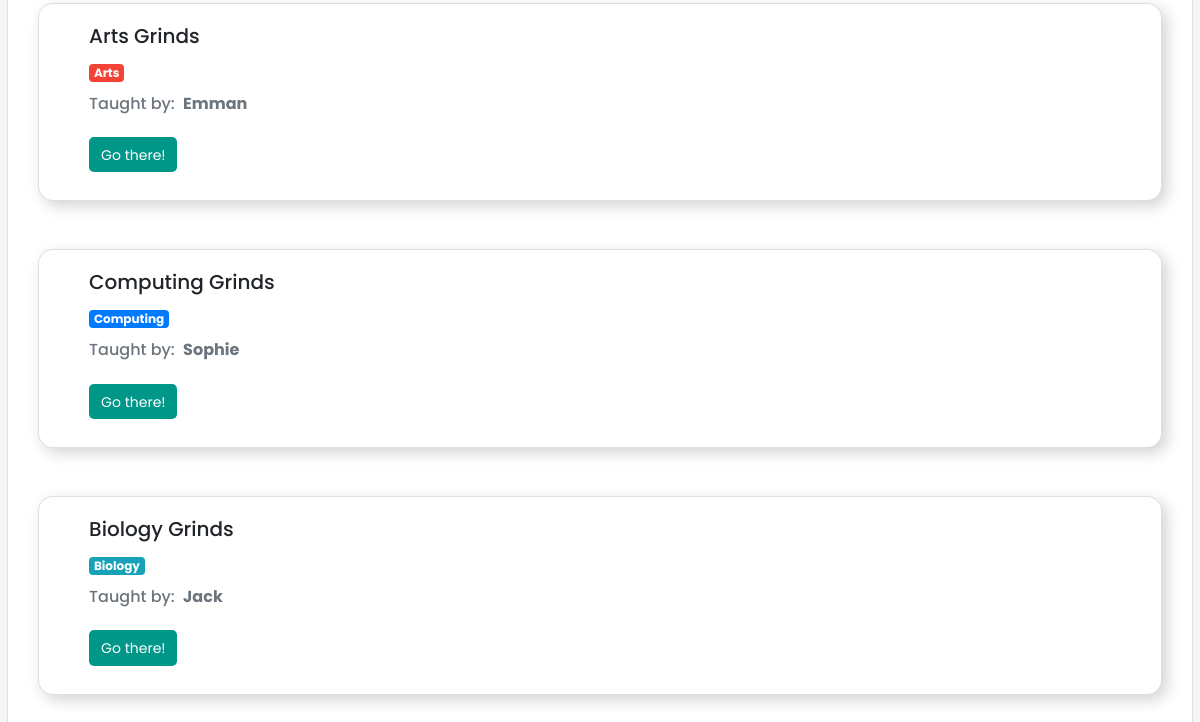
Page /studentdash/home/ (signed in, lower part) on the earlier database version.
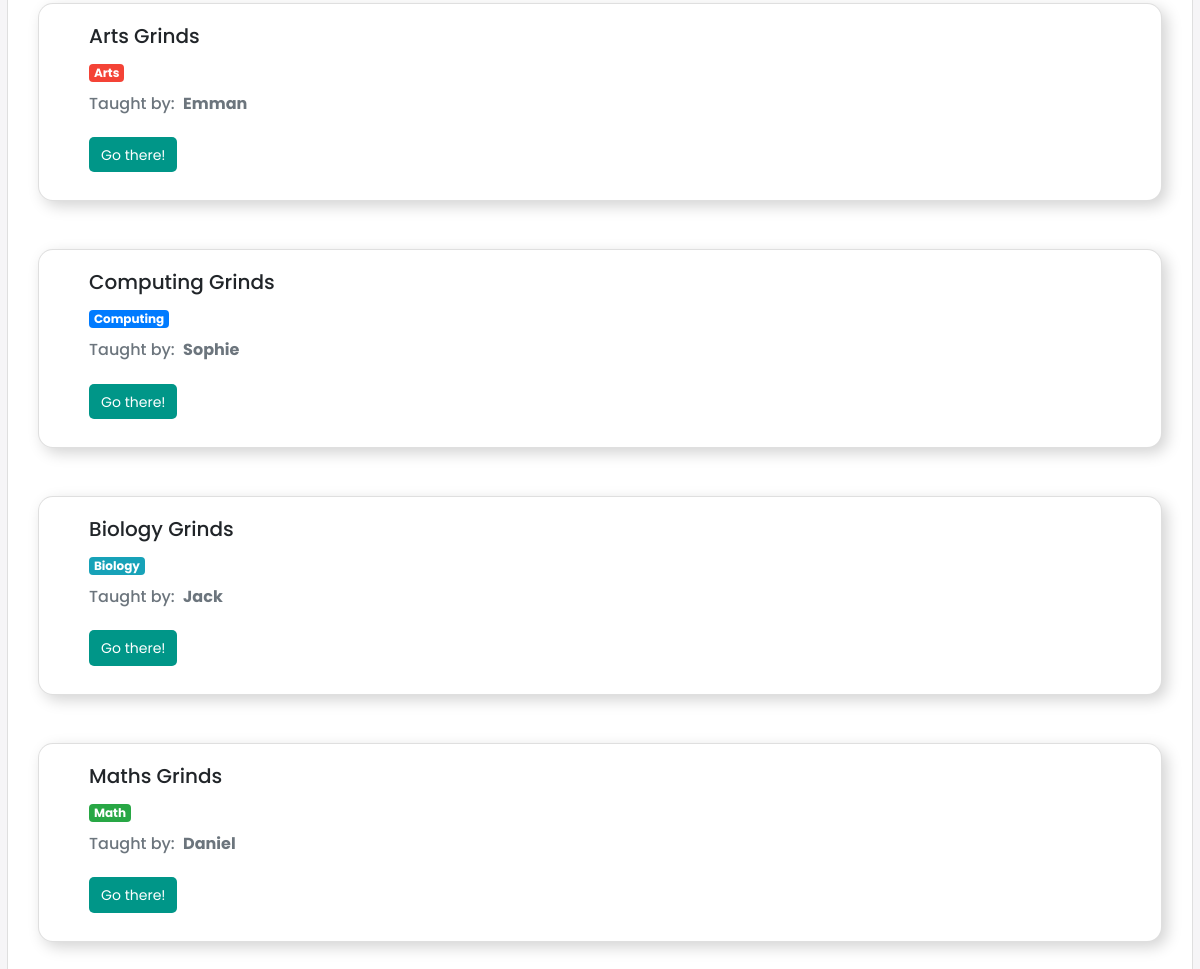
Same page on the later database version.
### dashboard/models.py (models this page shows, shortened)
class Course(models.Model):
    name = models.CharField(max_length=255)
    description = models.TextField()
    subject = models.ForeignKey(Subject, on_delete=models.CASCADE)
    student = models.ManyToManyField(User, related_name='members')
    tutor = models.ForeignKey(User, on_delete=models.CASCADE, related_name='courses')

### quiz/models.py (models this page shows, shortened)
class Subject(models.Model):
    name = models.CharField(max_length=30)
    color = models.CharField(max_length=7, default='#007bff')
    def get_html_badge(self):
        name = escape(self.name)
        color = escape(self.color)
        html = '<span class="badge badge-primary" style="background-color: %s">%s</span>' % (color, name)
        return mark_safe(html)

class User(AbstractUser):
    is_student = models.BooleanField(default=False)
    is_tutor = models.BooleanField(default=False)

### dashboard/views/student_dashboard.py (the view)
# urls.py: path('home/', student_dashboard.CourseListView.as_view(), name='course_home'),
@method_decorator([login_required, student_required], name='dispatch')
class CourseListView(ListView):
    model = Course
    template_name = 'dashboard/students/home.html'
    context_object_name = 'courses'

### dashboard/templates/dashboard/students/home.html (shortened to what this page needs)
{% extends 'dashboard/base.html' %}
{% block content %}
    {% for course in courses %}
      <div class="card" style="font-family: 'Poppins', sans-serif; margin: 0 30px 0 30px; padding-left:30px; border-radius: 15px; box-shadow: 5px 5px 15px LightGrey;">
        <div class="card-body">
          <h5 class="card-title">{{course.name}}</a></h5>
          <p class="card-text">{{ course.subject.get_html_badge }}</p>
          <h6 class="card-subtitle mb-2 text-muted"><label>Taught by: </label>&nbsp;&nbsp;<strong>{{ course.tutor.first_name }}</strong></h6>
          <button><a href="{% url 'studentdash:course_detail' course.id %}">Go there!</a></button>
        </div>
      </div>
      <br></br>
    {% endfor %}
{% endblock %}

Differences in the rows shown:
added Course: name "Maths Grinds", subject.get_html_badge "Math", tutor.first_name "Daniel"
